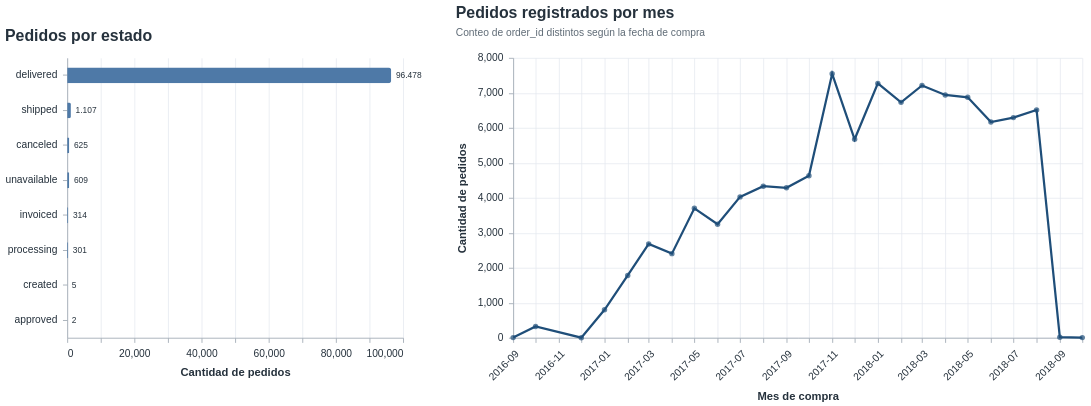

Notebook source saved alongside this figure:
### Markdown cell above
## 4.2. Estado y evolución temporal de los pedidos

Se describen la cantidad de pedidos por estado y la cantidad mensual según `order_purchase_timestamp`. La construcción de la muestra de la sección 6 conserva únicamente los pedidos cuyo estado es `delivered`.

### Code cell
pedidos_por_estado = (
    orders["order_status"].value_counts()
    .rename_axis("estado_pedido")
    .reset_index(name="cantidad_pedidos")
)
pedidos_por_estado["cantidad_texto"] = pedidos_por_estado["cantidad_pedidos"].map(numero_es)

orders["fecha_compra"] = pd.to_datetime(orders["order_purchase_timestamp"], errors="coerce")
pedidos_por_mes = (
    orders.dropna(subset=["fecha_compra"])
    .assign(mes=lambda x: x["fecha_compra"].dt.to_period("M").dt.to_timestamp())
    .groupby("mes", as_index=False)["order_id"]
    .nunique()
    .rename(columns={"order_id": "cantidad_pedidos"})
)
pedidos_por_mes["cantidad_texto"] = pedidos_por_mes["cantidad_pedidos"].map(numero_es)

barras_estados = alt.Chart(pedidos_por_estado).mark_bar(
    color=COLOR_SECUNDARIO, cornerRadiusEnd=3, size=17
).encode(
    x=alt.X("cantidad_pedidos:Q", title="Cantidad de pedidos"),
    y=alt.Y("estado_pedido:N", sort="-x", title=None),
    tooltip=["estado_pedido:N", alt.Tooltip("cantidad_texto:N", title="Pedidos")],
)
texto_estados = alt.Chart(pedidos_por_estado).mark_text(
    align="left", dx=5, font="Arial", fontSize=9, color=COLOR_TEXTO
).encode(
    x="cantidad_pedidos:Q",
    y=alt.Y("estado_pedido:N", sort="-x"),
    text="cantidad_texto:N",
)
grafico_estados = (barras_estados + texto_estados).properties(
    width=360,
    height=300,
    title=alt.TitleParams(text="Pedidos por estado"),
)

linea_meses = alt.Chart(pedidos_por_mes).mark_line(
    color=COLOR_PRINCIPAL, strokeWidth=2.4
).encode(
    x=alt.X("mes:T", title="Mes de compra", axis=alt.Axis(format="%Y-%m", labelAngle=-45, tickCount="month")),
    y=alt.Y("cantidad_pedidos:Q", title="Cantidad de pedidos", scale=alt.Scale(zero=True)),
    tooltip=[
        alt.Tooltip("mes:T", title="Mes", format="%Y-%m"),
        alt.Tooltip("cantidad_texto:N", title="Pedidos"),
    ],
)
puntos_meses = alt.Chart(pedidos_por_mes).mark_point(
    filled=True, color=COLOR_PRINCIPAL, size=34
).encode(
    x="mes:T",
    y="cantidad_pedidos:Q",
    tooltip=[
        alt.Tooltip("mes:T", title="Mes", format="%Y-%m"),
        alt.Tooltip("cantidad_texto:N", title="Pedidos"),
    ],
)
grafico_meses = (linea_meses + puntos_meses).properties(
    width=610,
    height=300,
    title=alt.TitleParams(
        text="Pedidos registrados por mes",
        subtitle="Conteo de order_id distintos según la fecha de compra",
    ),
)

panel_pedidos = alt.hconcat(grafico_estados, grafico_meses, spacing=36).resolve_scale(y="independent")
estilo_profesional(panel_pedidos)

### Figure 1 — Vega-Lite specification as saved in the notebook (floating-point values rounded to 4 significant figures)
{"config": {"view": {"continuousWidth": 300, "continuousHeight": 300, "stroke": null}, "axis": {"domainColor": "#A7B0BA", "gridColor": "#E5E9EF", "gridOpacity": 0.8, "labelColor": "#25313C", "labelFont": "Arial", "labelFontSize": 11, "labelPadding": 6, "tickColor": "#A7B0BA", "titleColor": "#25313C", "titleFont": "Arial", "titleFontSize": 12, "titlePadding": 10}, "legend": {"labelColor": "#25313C", "labelFont": "Arial", "labelFontSize": 10, "titleColor": "#25313C", "titleFont": "Arial", "titleFontSize": 11}, "title": {"anchor": "start", "color": "#25313C", "font": "Arial", "fontSize": 17, "fontWeight": 600, "offset": 14, "subtitleColor": "#5F6B76", "subtitleFont": "Arial", "subtitleFontSize": 11, "subtitlePadding": 7}}, "hconcat": [{"layer": [{"mark": {"type": "bar", "color": "#4E79A7", "cornerRadiusEnd": 3, "size": 17}, "encoding": {"tooltip": [{"field": "estado_pedido", "type": "nominal"}, {"field": "cantidad_texto", "title": "Pedidos", "type": "nominal"}], "x": {"field": "cantidad_pedidos", "title": "Cantidad de pedidos", "type": "quantitative"}, "y": {"field": "estado_pedido", "sort": "-x", "title": null, "type": "nominal"}}}, {"mark": {"type": "text", "align": "left", "color": "#25313C", "dx": 5, "font": "Arial", "fontSize": 9}, "encoding": {"text": {"field": "cantidad_texto", "type": "nominal"}, "x": {"field": "cantidad_pedidos", "type": "quantitative"}, "y": {"field": "estado_pedido", "sort": "-x", "type": "nominal"}}}], "data": {"name": "data-ba10684dcc157ac29ecbb81371a937d8"}, "height": 300, "title": {"text": "Pedidos por estado"}, "width": 360}, {"layer": [{"mark": {"type": "line", "color": "#1F4E79", "strokeWidth": 2.4}, "encoding": {"tooltip": [{"field": "mes", "format": "%Y-%m", "title": "Mes", "type": "temporal"}, {"field": "cantidad_texto", "title": "Pedidos", "type": "nominal"}], "x": {"axis": {"format": "%Y-%m", "labelAngle": -45, "tickCount": "month"}, "field": "mes", "title": "Mes de compra", "type": "temporal"}, "y": {"field": "cantidad_pedidos", "scale": {"zero": true}, "title": "Cantidad de pedidos", "type": "quantitative"}}}, {"mark": {"type": "point", "color": "#1F4E79", "filled": true, "size": 34}, "encoding": {"tooltip": [{"field": "mes", "format": "%Y-%m", "title": "Mes", "type": "temporal"}, {"field": "cantidad_texto", "title": "Pedidos", "type": "nominal"}], "x": {"field": "mes", "type": "temporal"}, "y": {"field": "cantidad_pedidos", "type": "quantitative"}}}], "data": {"name": "data-058b38c48a58ce5e301b225c4fae381a"}, "height": 300, "title": {"text": "Pedidos registrados por mes", "subtitle": "Conteo de order_id distintos según la fecha de compra"}, "width": 610}], "resolve": {"scale": {"y": "independent"}}, "spacing": 36, "$schema": "https://vega.github.io/schema/vega-lite/v6.4.1.json", "datasets": {"data-ba10684dcc157ac29ecbb81371a937d8": [{"estado_pedido": "delivered", "cantidad_pedidos": 96478, "cantidad_texto": "96.478"}, {"estado_pedido": "shipped", "cantidad_pedidos": 1107, "cantidad_texto": "1.107"}, {"estado_pedido": "canceled", "cantidad_pedidos": 625, "cantidad_texto": "625"}, {"estado_pedido": "unavailable", "cantidad_pedidos": 609, "cantidad_texto": "609"}, {"estado_pedido": "invoiced", "cantidad_pedidos": 314, "cantidad_texto": "314"}, {"estado_pedido": "processing", "cantidad_pedidos": 301, "cantidad_texto": "301"}, {"estado_pedido": "created", "cantidad_pedidos": 5, "cantidad_texto": "5"}, {"estado_pedido": "approved", "cantidad_pedidos": 2, "cantidad_texto": "2"}], "data-058b38c48a58ce5e301b225c4fae381a": [{"mes": "2016-09-01T00:00:00", "cantidad_pedidos": 4, "cantidad_texto": "4"}, {"mes": "2016-10-01T00:00:00", "cantidad_pedidos": 324, "cantidad_texto": "324"}, {"mes": "2016-12-01T00:00:00", "cantidad_pedidos": 1, "cantidad_texto": "1"}, {"mes": "2017-01-01T00:00:00", "cantidad_pedidos": 800, "cantidad_texto": "800"}, {"mes": "2017-02-01T00:00:00", "cantidad_pedidos": 1780, "cantidad_texto": "1.780"}, {"mes": "2017-03-01T00:00:00", "cantidad_pedidos": 2682, "cantidad_texto": "2.682"}, {"mes": "2017-04-01T00:00:00", "cantidad_pedidos": 2404, "cantidad_texto": "2.404"}, {"mes": "2017-05-01T00:00:00", "cantidad_pedidos": 3700, "cantidad_texto": "3.700"}, {"mes": "2017-06-01T00:00:00", "cantidad_pedidos": 3245, "cantidad_texto": "3.245"}, {"mes": "2017-07-01T00:00:00", "cantidad_pedidos": 4026, "cantidad_texto": "4.026"}, {"mes": "2017-08-01T00:00:00", "cantidad_pedidos": 4331, "cantidad_texto": "4.331"}, {"mes": "2017-09-01T00:00:00", "cantidad_pedidos": 4285, "cantidad_texto": "4.285"}, {"mes": "2017-10-01T00:00:00", "cantidad_pedidos": 4631, "cantidad_texto": "4.631"}, {"mes": "2017-11-01T00:00:00", "cantidad_pedidos": 7544, "cantidad_texto": "7.544"}, {"mes": "2017-12-01T00:00:00", "cantidad_pedidos": 5673, "cantidad_texto": "5.673"}, {"mes": "2018-01-01T00:00:00", "cantidad_pedidos": 7269, "cantidad_texto": "7.269"}, {"mes": "2018-02-01T00:00:00", "cantidad_pedidos": 6728, "cantidad_texto": "6.728"}, {"mes": "2018-03-01T00:00:00", "cantidad_pedidos": 7211, "cantidad_texto": "7.211"}, {"mes": "2018-04-01T00:00:00", "cantidad_pedidos": 6939, "cantidad_texto": "6.939"}, {"mes": "2018-05-01T00:00:00", "cantidad_pedidos": 6873, "cantidad_texto": "6.873"}, {"mes": "2018-06-01T00:00:00", "cantidad_pedidos": 6167, "cantidad_texto": "6.167"}, {"mes": "2018-07-01T00:00:00", "cantidad_pedidos": 6292, "cantidad_texto": "6.292"}, {"mes": "2018-08-01T00:00:00", "cantidad_pedidos": 6512, "cantidad_texto": "6.512"}, {"mes": "2018-09-01T00:00:00", "cantidad_pedidos": 16, "cantidad_texto": "16"}, {"mes": "2018-10-01T00:00:00", "cantidad_pedidos": 4, "cantidad_texto": "4"}]}}
